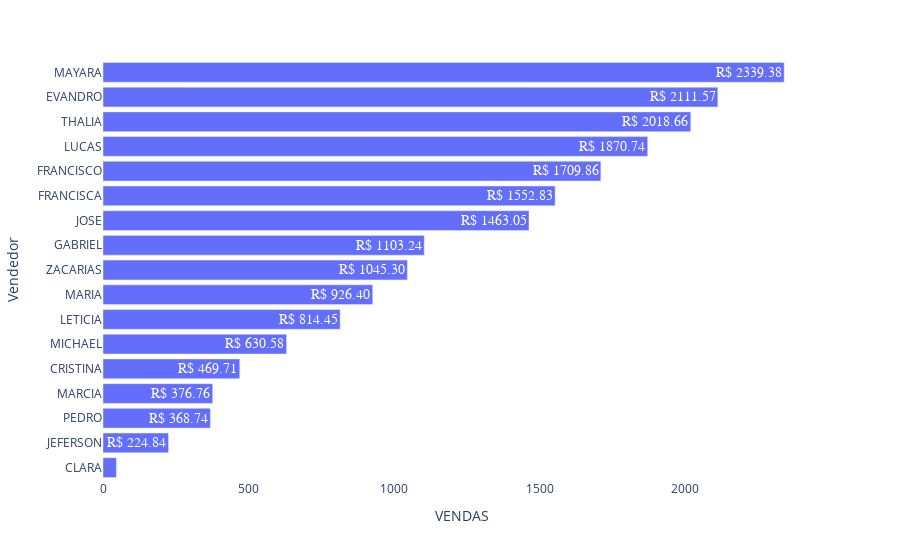

Write notebook code for a chart like this one.
### Code cell
# Gráfico de Barras
Figura_Barras = px.bar( 
                       DASH01, 
                       x='VENDAS', 
                       y='Vendedor', 
                       #title='Total de Vendas', 
                       text='VENDAS',
                       #template='plotly_dark',  # Escolha o modelo de fundo (opcional)
                       )

# Definindo o formato dos valores ao pairar o mouse sobre os pontos do gráfico
Figura_Barras.update_traces(
    textfont=dict(size=16, color='white', family='Arial'),
    texttemplate='R$ %{x:.2f}',
    )

# Ajustando a cor de fundo do gráfico
Figura_Barras.update_layout(
    plot_bgcolor='rgba(0,0,0,0)',  # Define a cor da área de plotagem como transparente
    xaxis_showgrid=False)

Figura_Barras.show()

### Figure 1 — Plotly figure (JSON) as saved in the notebook; plotly's stock layout.template omitted (floating-point values rounded to 4 significant figures)
{"data": [{"hovertemplate": "VENDAS=%{text}<br>Vendedor=%{y}<extra></extra>", "legendgroup": "", "marker": {"color": "#636efa", "pattern": {"shape": ""}}, "name": "", "orientation": "h", "showlegend": false, "text": [45.97, 224.8, 368.7, 376.8, 469.7, 630.6, 814.5, 926.4, 1045.0, 1103.0, 1463.0, 1553.0, 1710.0, 1871.0, 2019.0, 2112.0, 2339.0], "textfont": {"color": "white", "family": "Arial", "size": 16}, "textposition": "auto", "texttemplate": "R$ %{x:.2f}", "type": "bar", "x": [45.97, 224.8, 368.7, 376.8, 469.7, 630.6, 814.5, 926.4, 1045.0, 1103.0, 1463.0, 1553.0, 1710.0, 1871.0, 2019.0, 2112.0, 2339.0], "xaxis": "x", "y": ["CLARA", "JEFERSON", "PEDRO", "MARCIA", "CRISTINA", "MICHAEL", "LETICIA", "MARIA", "ZACARIAS", "GABRIEL", "JOSE", "FRANCISCA", "FRANCISCO", "LUCAS", "THALIA", "EVANDRO", "MAYARA"], "yaxis": "y"}], "layout": {"barmode": "relative", "legend": {"tracegroupgap": 0}, "margin": {"t": 60}, "plot_bgcolor": "rgba(0,0,0,0)", "xaxis": {"anchor": "y", "domain": [0, 1], "showgrid": false, "title": {"text": "VENDAS"}}, "yaxis": {"anchor": "x", "domain": [0, 1], "title": {"text": "Vendedor"}}}}
